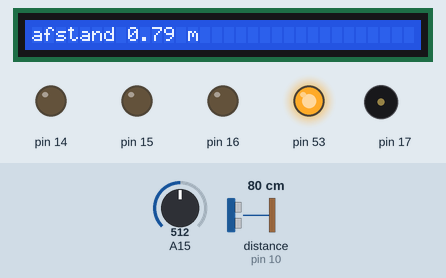
The sketch below on a simulated Arduino Mega 2560, built with avr-gcc and run on an emulated ATmega2560. On the bench: 32×1 character LCD, output pins drawn as LEDs (lit = HIGH), buzzer (waves = sounding). The test bench sets the inputs (shaded band); at power-on: A15 = 512, distance to the obstacle (sensor on pin 10) 80 cm. The echo pulse lasts 58.3 µs per cm; pins used as bus, display or sensor lines are not drawn; what the sketch prints to the serial monitor is not drawn.

Above: at 13.6 s.
13.7 s: A15 set to 0
At 15.4 s:
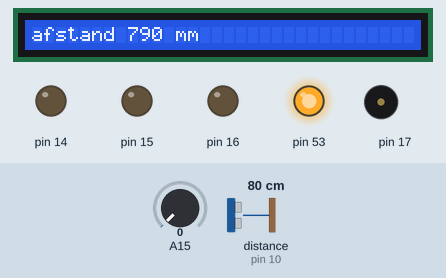
16.0 s: distance to the obstacle (sensor on pin 10) set to 2 cm
At 17.7 s:
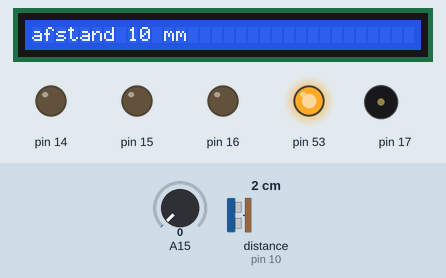
18.0 s: A15 set to 19
At 19.2 s:
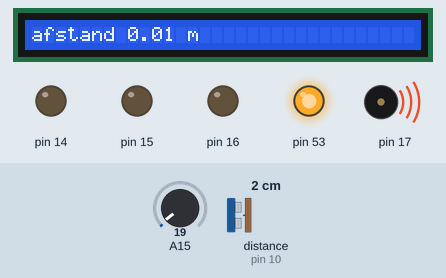
22.0 s: distance to the obstacle (sensor on pin 10) set to 4 cm
At 23.2 s:
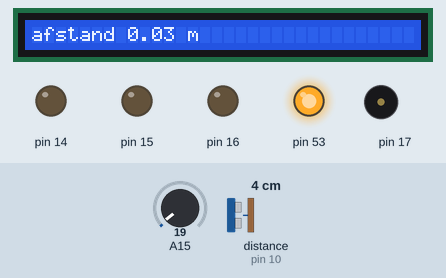
24.2 s: distance to the obstacle (sensor on pin 10) set to 9 cm
At 25.6 s:
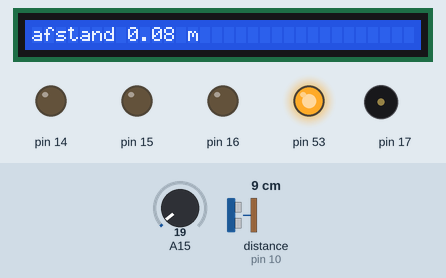
Timing chart, 0 to 27.2 s (numbered marks = the images above; inputs shaded):
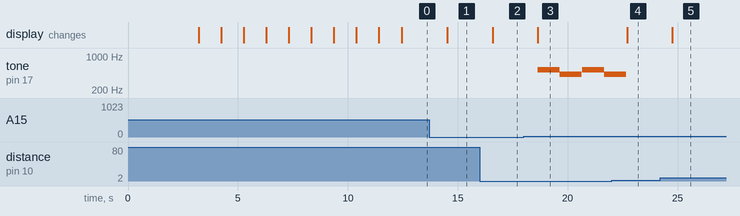

The sketch:

lcd_3x_centimeter_knop.ino
```cpp
/* tweede post DigitaleCentimeter
lcd
scl 21 communication
sda 20 communication
vcc 5v gnd gnd

piezo
plus 17(PWM)
gnd gnd

knop
gnd gnd
plus A15

*LET OP WEERSTANDEN BIJ DE PLUS VAN DE LED'S

  led rood 14 gnd gnd
  led geel 16 gnd gnd

*LET OP WEERSTANDEN BIJ DE PLUS VAN DE LED'S

Ultrasone afstandsensor
vcc 5v
trig 9
echo 10
gnd gnd


*/
#include <LiquidCrystal.h>
#include <LiquidCrystal_I2C.h>
#include <SPI.h>
const int rs = 44, en = 45, d4 = 46, d5 = 47, d6 = 49, d7 = 48;
LiquidCrystal_I2C lcd(0x27, 16, 2);
// defines pins numbers
const int trigPin = 9;
const int echoPin = 10;
// defines variables
long duration;
int distance;
int counter;
void setup() {
  pinMode(14, OUTPUT);
  pinMode(15, OUTPUT);
  pinMode(16, OUTPUT);
  lcd.init();                      // initialize the lcd
  lcd.init();
  // Print a message to the LCD.
  lcd.backlight();


  lcd.begin(32, 1);
  Serial.begin(9600);   // Initiate a serial communication
  SPI.begin();      // Initiate  SPI bus
  lcd.print("opstarten");
  delay (3000);
  lcd.clear();
  lcd.print("opstarten");
  lcd.setCursor (0,1);//P
  lcd.print("I         P");
  delay (1000);
  lcd.clear();
  lcd.print("opstarten");
  lcd.setCursor (0,1);
  lcd.print("II        P");
  delay (1000);
  lcd.clear();
  lcd.print("opstarten");
  lcd.setCursor (0,1);
  lcd.print("III       P");
  delay (1000);
  lcd.clear();
  lcd.print("opstarten");
  lcd.setCursor (0,1);
  lcd.print("IIII      P");
  delay (1000);
  lcd.clear();
  lcd.print("opstarten");
  lcd.setCursor (0,1);
  lcd.print("IIIII     P");
  delay (1000);
  lcd.clear();
  lcd.print("opstarten");
  lcd.setCursor (0,1);
  lcd.print("IIIIII    P");
  delay (1000);
  lcd.clear();
  lcd.print("opstarten");
  lcd.setCursor (0,1);
  lcd.print("IIIIIII   P");
  delay (1000);
  lcd.clear();
  lcd.print("opstarten");
  lcd.setCursor (0,1);
  lcd.print("IIIIIIII  P");
  delay (1000);
  lcd.clear();
  lcd.print("opstarten");
  lcd.setCursor (0,1);
  lcd.print("IIIIIIIII P");
  delay (1000);
  lcd.clear();
  lcd.print("opstarten");
  lcd.setCursor (0,1);
  lcd.print("IIIIIIIIIIP");
pinMode(trigPin, OUTPUT); // Sets the trigPin as an Output
pinMode(echoPin, INPUT); // Sets the echoPin as an Input
Serial.begin(9600); // Starts the serial communication
}
void loop() {

int potential = analogRead(A15);

// Clears the trigPin
digitalWrite(trigPin, LOW);
delayMicroseconds(2);
// Sets the trigPin on HIGH state for 10 micro seconds
digitalWrite(trigPin, HIGH);
delayMicroseconds(10);
digitalWrite(trigPin, LOW);
// Reads the echoPin, returns the sound wave travel time in microseconds
duration = pulseIn(echoPin, HIGH);
// Calculating the distance
distance= duration*0.034/2;
// Prints the distance on the Serial Monitor
Serial.print("Distance: ");
Serial.print(distance);
Serial.println(" cm");
lcd.clear();

if (analogRead(A15) == LOW) {lcd.print("afstand ");
lcd.print(distance);
lcd.print(" cm");
lcd.setCursor(0, 1);
lcd.print("afstand ");
lcd.print(distance);
lcd.print("0 mm");
Serial.print("Afstand: ");
Serial.print(distance);
Serial.println("0 mm");
  } else { lcd.print("afstand ");
lcd.print(distance);
lcd.print(" cm");
lcd.setCursor(0, 1);

if (distance < 9) {
lcd.print("afstand 0.0");

  } else {
  lcd.print("afstand 0.");

  }
  lcd.print(distance);
lcd.print(" m");
if (distance < 2) {
tone(17, 523, 1000); // play tone 60 (C5 = 523 Hz)
delay (1000);
tone(17, 423, 1000); // play tone 60 (C5 = 523 Hz)
  }
  if (distance > 2000) {
    lcd.clear();
lcd.print ("kan de afstand");
lcd.setCursor(0, 1);
lcd.print ("NIET lezen");
tone(17, 523, 1000); // play tone 60 (C5 = 523 Hz)
digitalWrite(16, HIGH);
delay (1000);
tone(17, 423, 1000); // play tone 60 (C5 = 523 Hz)
digitalWrite(16, LOW);
digitalWrite(14, HIGH);
delay (1000);
tone(17, 523, 1000); // play tone 60 (C5 = 523 Hz)
digitalWrite(16, HIGH);
digitalWrite(14, LOW);
delay (1000);
tone(17, 423, 1000); // play tone 60 (C5 = 523 Hz)
digitalWrite(16, LOW);
delay (1000);
  }
  }
delay (1000);


}
```

Measured:
- the behaviour switches between 2 and 3 cm on distance to the obstacle (sensor on pin 10) (found by bisection; images 3 and 4)
- after the input at 13.7 s, the display: changes after 0.82 s (image 1)
- after the input at 16.0 s, the display: changes after 0.59 s (image 2)
- after the input at 18.0 s, tone on pin 17: plays 523 Hz for 1.0 s, 423 Hz for 1.0 s, 523 Hz for 1.0 s, 423 Hz for 0.33 s, starting after 0.64 s; the display: changes after 0.64 s (image 3)
- after the input at 22.0 s, tone on pin 17: goes on until 22.7 s, then stays silent; the display: changes after 0.70 s (image 4)
- after the input at 24.2 s, the display: changes after 0.56 s (image 5)
